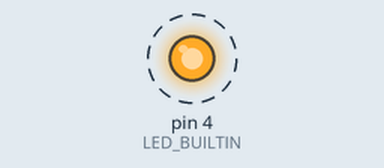
Simulated run of this sketch. Board: Arduino Uno, built with avr-gcc and run on an emulated ATmega328P. Parts: output pins drawn as LEDs (lit = HIGH). Dashed ring = blinking. What the sketch prints to the serial monitor is not drawn.

Above: at 0.5 s.
Timing chart, 0 to 4.6 s (numbered marks = the images above):
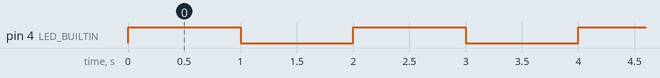

Measured:
- by itself, pin 4 (LED_BUILTIN): alternates HIGH for 1.0 s and LOW for 1.0 s

The sketch:

test01.ino
```cpp
//
// test01.ino
//

// Last update: Thu Oct  5 16:50:55 JST 2023

#undef LED_BUILTIN
#define LED_BUILTIN 4

void setup() {
  pinMode(LED_BUILTIN, OUTPUT);
  Serial.begin(57600);
  Serial.print("#debug:\tHello, UCI! A message from GBKA.\n");
}

void loop() {
  digitalWrite(LED_BUILTIN, HIGH);
  Serial.print(millis()); Serial.print("\t"); Serial.println(HIGH);
  delay(1000);
  digitalWrite(LED_BUILTIN, LOW);
  Serial.print(millis()); Serial.print("\t"); Serial.println(LOW);
  delay(1000);
}
```
